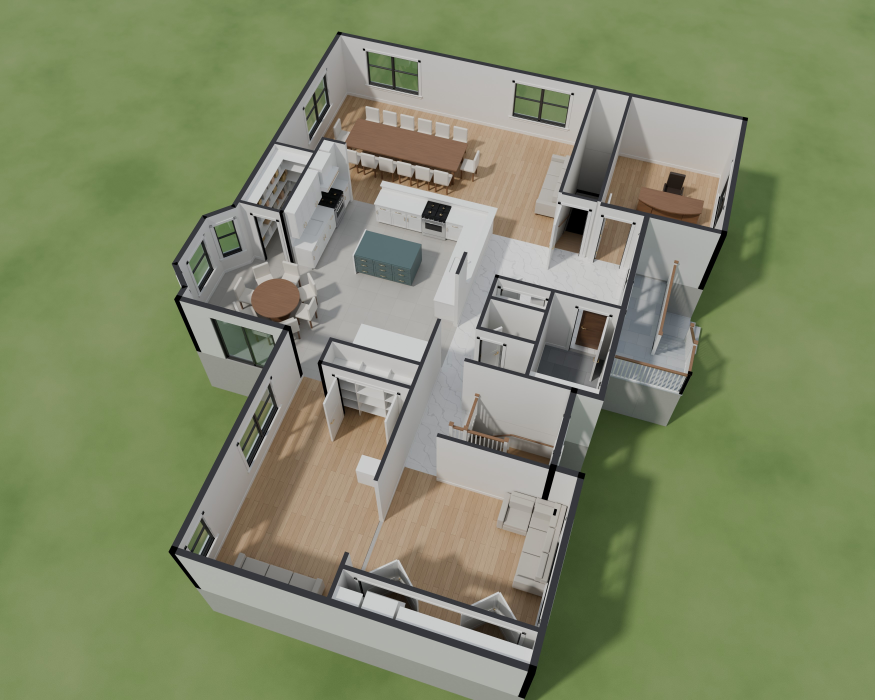
#> input picture floorplan-3d/renders/final_main.jpg, 3500 x 2800 px, found by its file name (shown at 1/4 size)
$ python book.py
#> lines starting #> are read from the running program, lines starting #| are printed output that depends on the picture
# PDF photo book: rectilinear views cut from each 360° panorama + overview pages (works where interactive files can't).
import numpy as np, math
from PIL import Image, ImageDraw, ImageFont
P = 'out/pano/'
ST = [  # id, Hebrew, English, start bearing
    ('porch', 'מרפסת מקורה', 'Covered porch', 290), ('entry', 'כניסה', 'Entry', 285), ('mud', 'חדר כניסה (Mud)', 'Mud room', 180),
    ('foyer', 'מבואה', 'Foyer', 300), ('study', 'חדר עבודה', 'Study', 35), ('bsmt', 'מדרגות למרתף', 'Basement stair', 0),
    ('dining', 'חדר אוכל', 'Dining room', 260), ('dining_w', 'חדר אוכל – צד מערב', 'Dining room, west', 75),
    ('kitchen_w', 'מטבח – צד הכיריים', 'Kitchen, range wall', 120), ('kitchen', 'מטבח', 'Kitchen', 280),
    ('dinette', 'פינת אוכל', 'Dinette', 265), ('play', 'חדר משחקים', 'Play room', 170), ('living', 'סלון', 'Living room', 75),
    ('hall', 'מסדרון', 'Hallway', 180), ('landing', 'מדרגות – פודסט', 'Stair landing', 270), ('powder', 'שירותי אורחים', 'Powder room', 90)]
PITCH = {'bsmt': -25, 'landing': -12}

def view(eq, bearing, pitch, hfov, W, H):
    eh, ew = eq.shape[:2]
    b, p = math.radians(bearing), math.radians(pitch)
    f = np.array([math.sin(b) * math.cos(p), math.cos(b) * math.cos(p), math.sin(p)])
    r = np.array([math.cos(b), -math.sin(b), 0.0])
    u = np.cross(r, f)
    t = math.tan(math.radians(hfov) / 2)
    xs = (np.arange(W) + 0.5) / W * 2 - 1
    ys = 1 - (np.arange(H) + 0.5) / H * 2
    X, Y = np.meshgrid(xs * t, ys * t * H / W)
    d = f[None, None, :] + X[..., None] * r + Y[..., None] * u
    d /= np.linalg.norm(d, axis=-1, keepdims=True)
    bear = np.arctan2(d[..., 0], d[..., 1]); el = np.arcsin(np.clip(d[..., 2], -1, 1))
    uu = ((0.5 + bear / (2 * np.pi)) % 1.0) * ew - 0.5
    vv = (0.5 - el / np.pi) * eh - 0.5
    x0 = np.floor(uu).astype(int); y0 = np.clip(np.floor(vv).astype(int), 0, eh - 2)
    fx = (uu - x0)[..., None]; fy = np.clip(vv - y0, 0, 1)[..., None]
    x0 %= ew; x1 = (x0 + 1) % ew
    a = eq[y0, x0] * (1 - fx) + eq[y0, x1] * fx
    c = eq[y0 + 1, x0] * (1 - fx) + eq[y0 + 1, x1] * fx
    return Image.fromarray(np.clip(a * (1 - fy) + c * fy, 0, 255).astype(np.uint8))

PW, PH = 2480, 1754   # A4 landscape at 300 dpi
BG = (24, 26, 27); INK = (244, 241, 234); SOFT = (190, 186, 178); BRASS = (217, 169, 91)
F = '/usr/share/fonts/truetype/dejavu/'
fT = ImageFont.truetype(F + 'DejaVuSans-Bold.ttf', 78); fS = ImageFont.truetype(F + 'DejaVuSans.ttf', 38)
fK = ImageFont.truetype(F + 'DejaVuSans-Bold.ttf', 34); fC = ImageFont.truetype(F + 'DejaVuSans.ttf', 30)

def header(d, he, en, n):
    d.text((PW - 110, 90), he, font=fT, fill=INK, anchor='ra', direction='rtl')
    d.text((PW - 110, 190), en.upper(), font=fS, fill=SOFT, anchor='ra')
    d.text((110, 100), 'סיור בגובה העיניים · קומה ראשונה', font=fK, fill=BRASS, anchor='la', direction='rtl')
    if n: d.text((110, 160), n, font=fC, fill=SOFT, anchor='la')

pages = []
# cover
pg = Image.new('RGB', (PW, PH), BG); d = ImageDraw.Draw(pg)
header(d, 'הבית – סיור בתמונות', 'First floor photo tour', '')
im = Image.open('/home/user/dublitchin-copy/floorplan-3d/renders/final_main.jpg'); im.thumbnail((PW - 220, PH - 420))
#> further down, im is the input picture: PIL image 3500x2800 RGB; mean R, G, B 129.8, 138.3, 105.8
pg.paste(im, ((PW - im.width) // 2, 300))
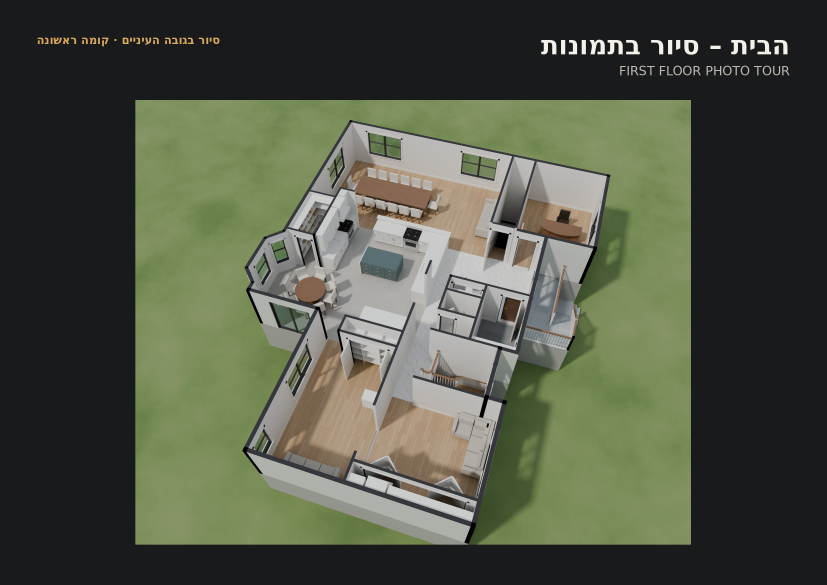
#> pg: PIL image 2480x1754 RGB (shown at 1/3 size); mean R, G, B 79.1, 84.4, 68.1
d.text((PW - 110, PH - 80), 'כל התמונות מתוך המודל התלת־ממדי שנבנה לפי התוכנית · מידות בפיט', font=fC, fill=SOFT, anchor='rd', direction='rtl')
pages.append(pg)
# plan + second overview
pg = Image.new('RGB', (PW, PH), BG); d = ImageDraw.Draw(pg)
header(d, 'תוכנית ומבט מהכניסה', 'Plan and entrance-side view', '')
mp = Image.open('/home/user/dublitchin-copy/floorplan-3d/renders/final_top_labeled.jpg'); mp.thumbnail((1050, PH - 380))
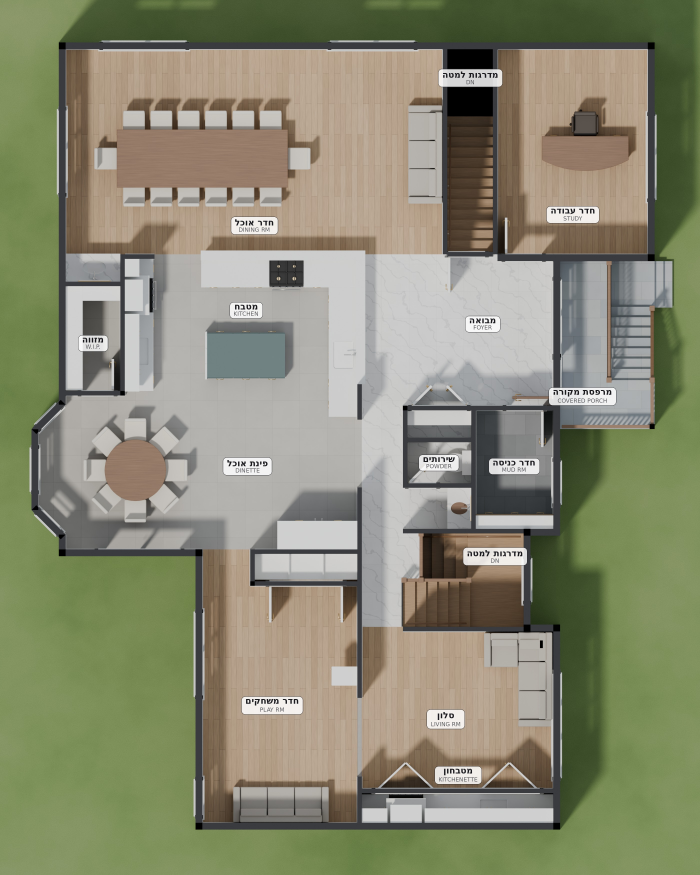
#> input picture floorplan-3d/renders/final_top_labeled.jpg, 2800 x 3500 px, found by its file name (shown at 1/4 size)
#> further down, mp is the input picture: PIL image 2800x3500 RGB; mean R, G, B 137.5, 138.2, 114.4
pg.paste(mp, (110, 290))
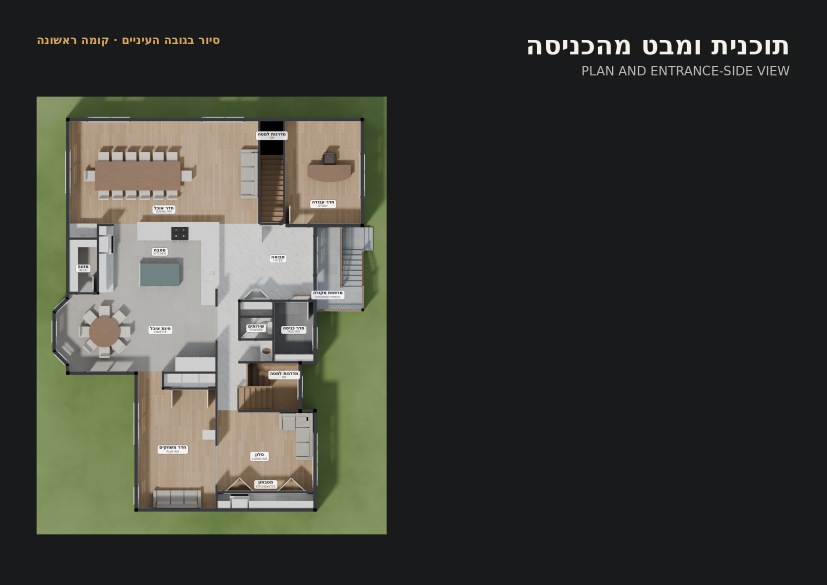
#> pg: PIL image 2480x1754 RGB (shown at 1/3 size); mean R, G, B 61.1, 62.7, 55.7
ne = Image.open('/home/user/dublitchin-copy/floorplan-3d/renders/final_ne.jpg'); ne.thumbnail((PW - 110 - 1050 - 220, PH - 380))
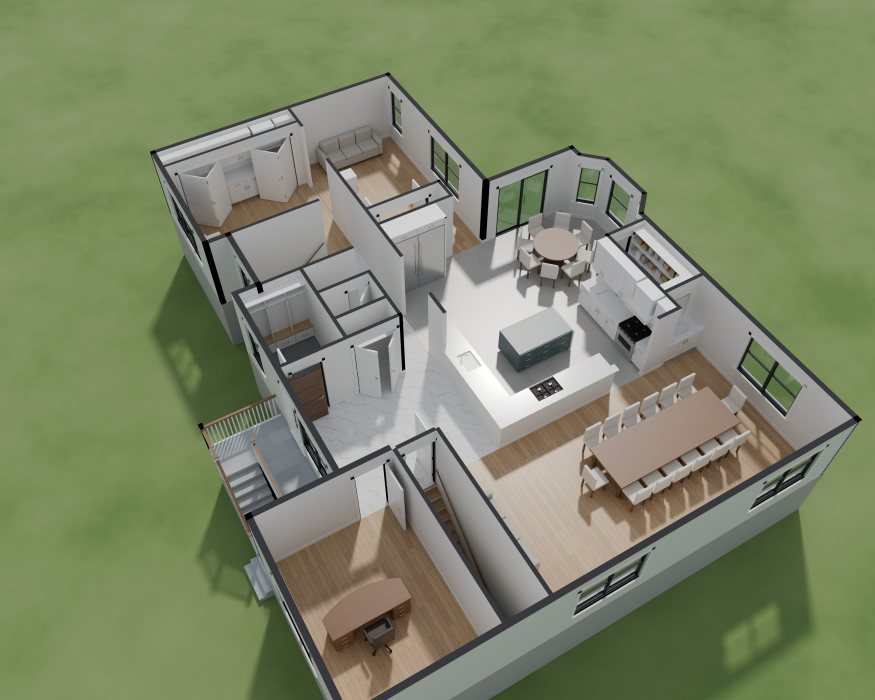
#> input picture floorplan-3d/renders/final_ne.jpg, 3500 x 2800 px, found by its file name (shown at 1/4 size)
#> further down, ne is the input picture: PIL image 3500x2800 RGB; mean R, G, B 126, 134.3, 104.5
pg.paste(ne, (PW - 110 - ne.width, 290 + (PH - 380 - ne.height) // 2))
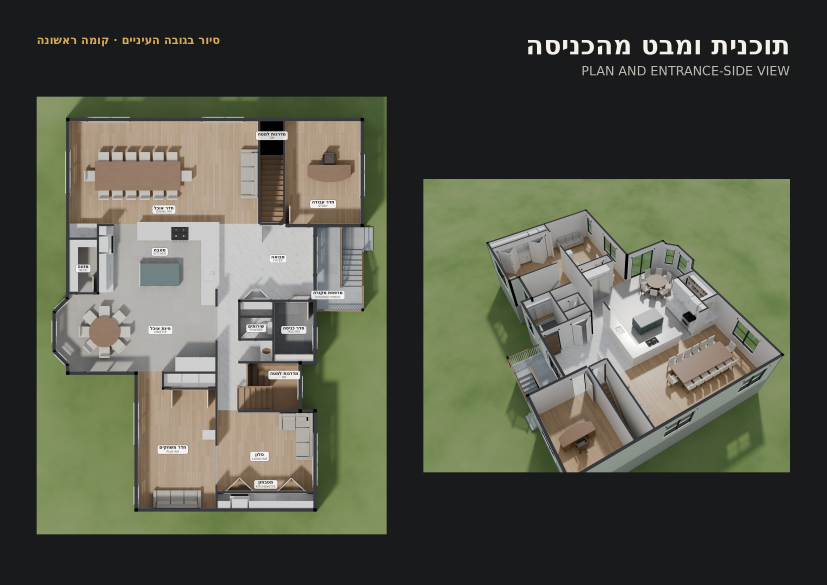
#> pg: PIL image 2480x1754 RGB (shown at 1/3 size); mean R, G, B 83.8, 86.8, 72.9
pages.append(pg)
# rooms
for i, (sid, he, en, b) in enumerate(ST):
#> (the run stopped early here; a loop or call above may not have finished)
